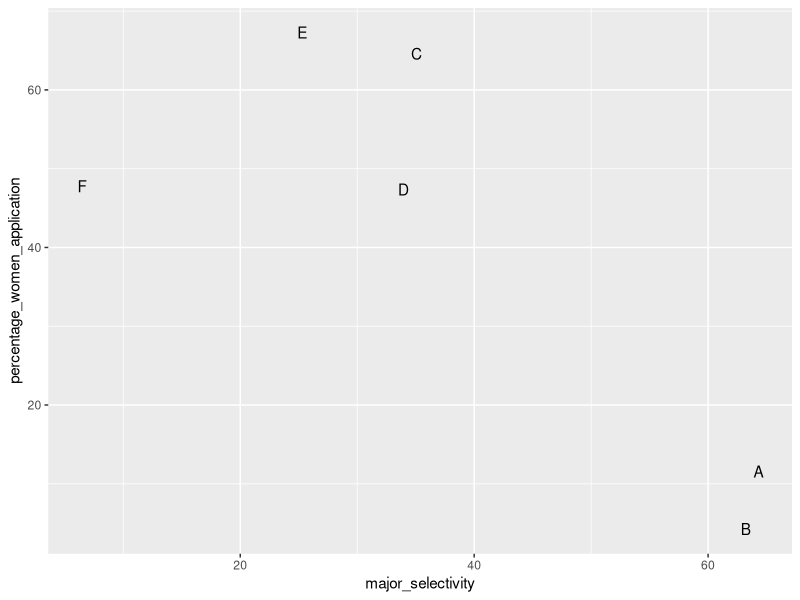
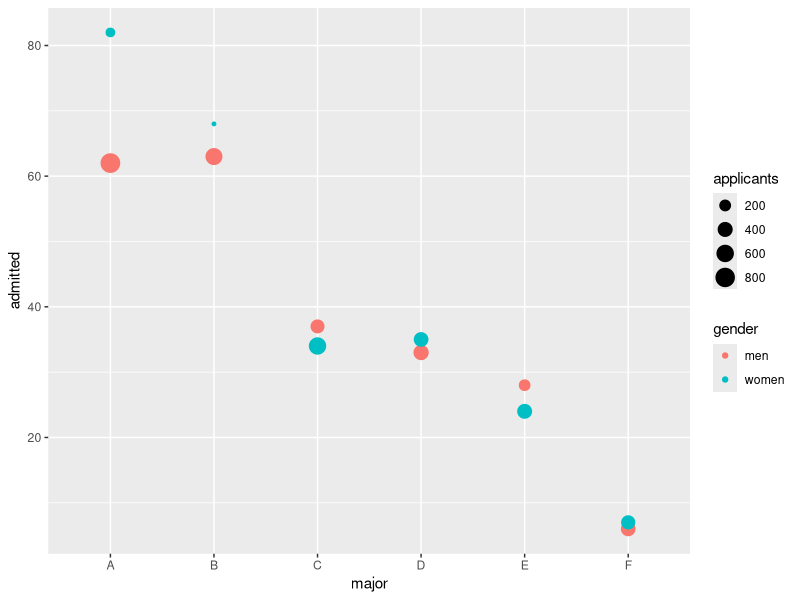

Write the R code that produced these figures, in order.
## ---- chunk 1
library(dslabs)
library(tidyverse)
data("admissions")
head(admissions)
## ---- chunk 2
admissions%>%
  group_by(gender)%>%
  summarise(percentage = round( sum(admitted*applicants)/sum(applicants),1))
## ---- chunk 3
library(broom)
admissions%>%
  group_by(gender)%>%
  summarise(total_admitted = round(sum(admitted/100*applicants)), not_admitted = sum(applicants)-sum(total_admitted))%>%
  select((-gender))%>%
  do(tidy(chisq.test(.)))
## ---- chunk 4
admissions%>%
  select(major, gender, admitted)%>%
  spread(gender, admitted)%>%
  mutate(women_minus_men = women - men)
## ---- chunk 5
admissions%>%
  group_by(major)%>%
  summarise(major_selectivity = sum(admitted*applicants)/sum(applicants), percentage_women_application = sum(applicants*(gender == "women"))/sum(applicants)*100)%>%
  ggplot(aes(major_selectivity, percentage_women_application))+geom_text(aes(label = major))
## ---- chunk 6
admissions%>%
  ggplot(aes(major, admitted, col = gender, size = applicants))+geom_point()
